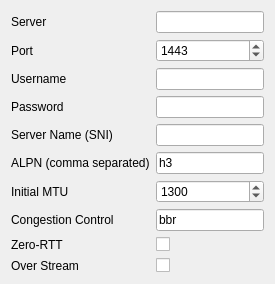
<?xml version="1.0" encoding="UTF-8"?>
<ui version="4.0">
 <class>EditShadowquic</class>
 <widget class="QWidget" name="EditShadowquic">
  <layout class="QFormLayout" name="formLayout">
   <item row="0" column="0">
    <widget class="QLabel" name="label_server">
     <property name="text">
      <string>Server</string>
     </property>
    </widget>
   </item>
   <item row="0" column="1">
    <widget class="QLineEdit" name="server"/>
   </item>
   <item row="1" column="0">
    <widget class="QLabel" name="label_port">
     <property name="text">
      <string>Port</string>
     </property>
    </widget>
   </item>
   <item row="1" column="1">
    <widget class="QSpinBox" name="port">
     <property name="minimum">
      <number>1</number>
     </property>
     <property name="maximum">
      <number>65535</number>
     </property>
     <property name="value">
      <number>1443</number>
     </property>
    </widget>
   </item>
   <item row="2" column="0">
    <widget class="QLabel" name="label_username">
     <property name="text">
      <string>Username</string>
     </property>
    </widget>
   </item>
   <item row="2" column="1">
    <widget class="QLineEdit" name="username"/>
   </item>
   <item row="3" column="0">
    <widget class="QLabel" name="label_password">
     <property name="text">
      <string>Password</string>
     </property>
    </widget>
   </item>
   <item row="3" column="1">
    <widget class="QLineEdit" name="password">
     <property name="echoMode">
      <enum>QLineEdit::Password</enum>
     </property>
    </widget>
   </item>
   <item row="4" column="0">
    <widget class="QLabel" name="label_server_name">
     <property name="text">
      <string>Server Name (SNI)</string>
     </property>
    </widget>
   </item>
   <item row="4" column="1">
    <widget class="QLineEdit" name="server_name"/>
   </item>
   <item row="5" column="0">
    <widget class="QLabel" name="label_alpn">
     <property name="text">
      <string>ALPN (comma separated)</string>
     </property>
    </widget>
   </item>
   <item row="5" column="1">
    <widget class="QLineEdit" name="alpn">
     <property name="text">
      <string>h3</string>
     </property>
    </widget>
   </item>
   <item row="6" column="0">
    <widget class="QLabel" name="label_initial_mtu">
     <property name="text">
      <string>Initial MTU</string>
     </property>
    </widget>
   </item>
   <item row="6" column="1">
    <widget class="QSpinBox" name="initial_mtu">
     <property name="minimum">
      <number>576</number>
     </property>
     <property name="maximum">
      <number>1500</number>
     </property>
     <property name="value">
      <number>1300</number>
     </property>
    </widget>
   </item>
   <item row="7" column="0">
    <widget class="QLabel" name="label_congestion">
     <property name="text">
      <string>Congestion Control</string>
     </property>
    </widget>
   </item>
   <item row="7" column="1">
    <widget class="QLineEdit" name="congestion_control">
     <property name="text">
      <string>bbr</string>
     </property>
    </widget>
   </item>
   <item row="8" column="0">
    <widget class="QLabel" name="label_zero_rtt">
     <property name="text">
      <string>Zero-RTT</string>
     </property>
    </widget>
   </item>
   <item row="8" column="1">
    <widget class="QCheckBox" name="zero_rtt"/>
   </item>
   <item row="9" column="0">
    <widget class="QLabel" name="label_over_stream">
     <property name="text">
      <string>Over Stream</string>
     </property>
    </widget>
   </item>
   <item row="9" column="1">
    <widget class="QCheckBox" name="over_stream"/>
   </item>
  </layout>
 </widget>
 <resources/>
 <connections/>
</ui>
